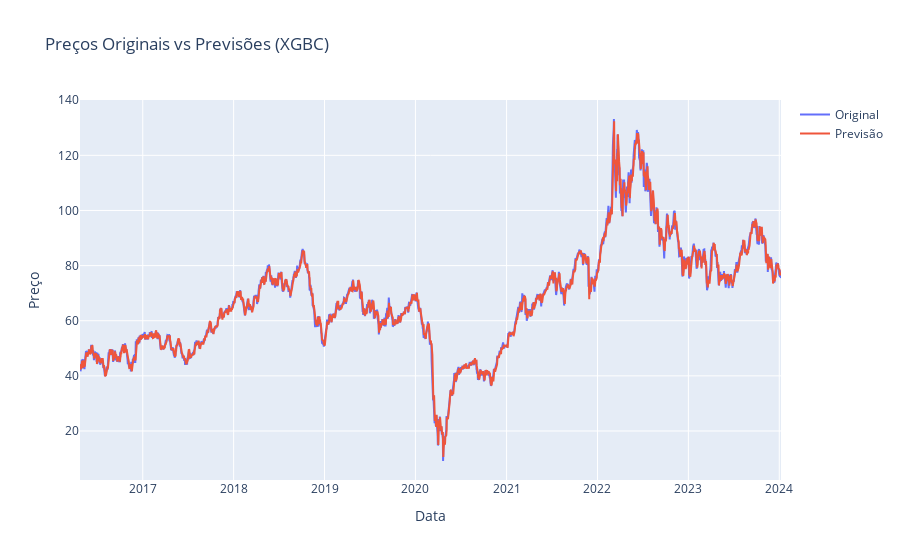

The notebook cell saved with this chart:
### Code cell
# Gráfico em plotly
import plotly.graph_objects as go

fig = go.Figure()
fig.add_trace(go.Scatter(x=df_modelo['dt'].iloc[-len(y_test):], y=y_test, mode='lines', name='Original'))
fig.add_trace(go.Scatter(x=df_modelo['dt'].iloc[-len(y_test):], y=previsoes, mode='lines', name='Previsão'))

fig.update_layout(title='Preços Originais vs Previsões (XGBC)',
                   xaxis_title='Data',
                   yaxis_title='Preço')
fig.show()

### Figure 1 — Plotly figure (JSON) as saved in the notebook; plotly's stock layout.template omitted (floating-point values rounded to 4 significant figures; data arrays with more than 128 entries replaced by an {"elided": "..."} marker saying what was removed)
{"data": [{"mode": "lines", "name": "Original", "type": "scatter", "x": {"elided": "2216 str values"}, "y": {"elided": "2216 float values"}}, {"mode": "lines", "name": "Previsão", "type": "scatter", "x": {"elided": "2216 str values"}, "y": {"elided": "2216 float values"}}], "layout": {"title": {"text": "Preços Originais vs Previsões (XGBC)"}, "xaxis": {"title": {"text": "Data"}}, "yaxis": {"title": {"text": "Preço"}}}}
